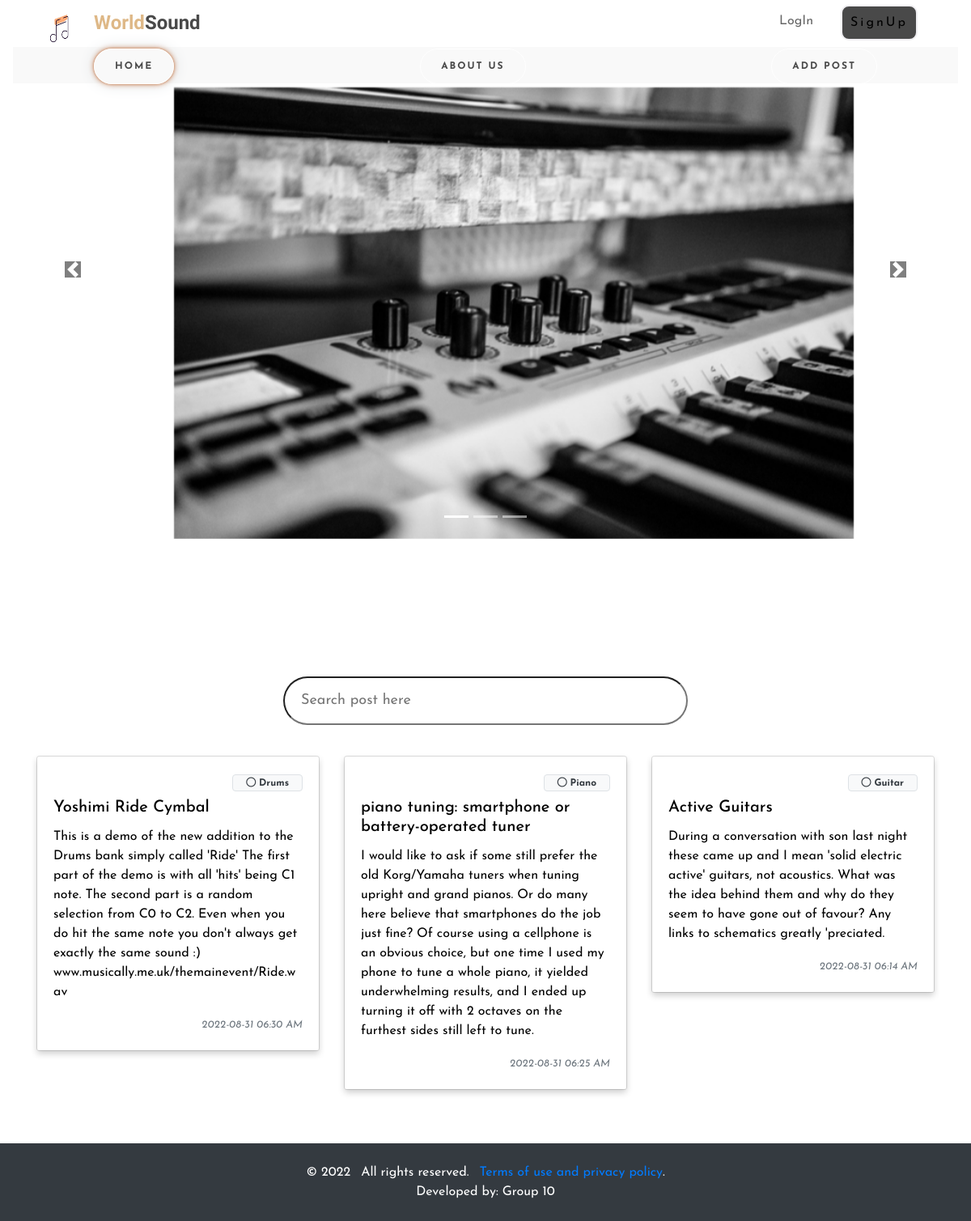
The page / on the database its author committed.
### tables this page shows
CREATE TABLE `post_tbl` (
  `id` int(11) NOT NULL,
  `user_id` int(11) NOT NULL,
  `category_id` int(11) NOT NULL,
  `title` varchar(50) NOT NULL,
  `content` text DEFAULT NULL,
  `status` tinyint(1) NOT NULL DEFAULT 0,
  `delete_flag` tinyint(1) NOT NULL,
  `created_at` timestamp NOT NULL DEFAULT current_timestamp(),
  `updated_at` timestamp NULL DEFAULT current_timestamp()
);

CREATE TABLE `category_tbl` (
  `id` int(11) NOT NULL,
  `name` varchar(30) NOT NULL,
  `description` varchar(100) NOT NULL,
  `status` tinyint(1) NOT NULL,
  `delete_flag` tinyint(1) NOT NULL,
  `created_at` timestamp NOT NULL DEFAULT current_timestamp(),
  `updated_at` timestamp NOT NULL DEFAULT current_timestamp()
);

### index.php (the view, shortened to what this page needs)
<?php
require 'config.php';
?>
<!DOCTYPE html>
<html lang="en">
<head>
    <link rel="stylesheet" href="css/bootstrap.min.css">
</head>
<body>
    <div class="wrapper">
      <?php
      if(isset($_SESSION['user_id'])){?>
        <nav class="navbar fixed-top">
          <div class="top_nav">
              <div class="left">
                <span><img src="images/sound.gif" height="80px" width="80px"></span>
                <div class="logo"><p><span>World</span>Sound</p></div>
              </div>
            <div class="right">
              <ul>
                <li class="nav-item dropdown">
                <a class="nav-link dropdown-toggle" href="#" id="navbarDropdownMenuLink" role="button" data-toggle="dropdown" aria-haspopup="true" aria-expanded="false">
                <?php
                  $query = mysqli_query($con,"SELECT * FROM user_tbl WHERE id='".$_SESSION['user_id']."'");
                  while($row = mysqli_fetch_assoc($query)){
                ?>
                  <img src="avatar_images/<?php echo $row['avatar'];?>" width="40" height="40" class="rounded-circle" />
                <?php }?>
                </a>
                <div class="dropdown-menu" aria-labelledby="navbarDropdownMenuLink">
                <a class="dropdown-item" href="#"><?php echo $_SESSION['username'];?></a>
                  <a class="dropdown-item" style="cursor:pointer" data-toggle="modal" data-target="#exampleModal">Edit Profile</a>
                  <a class="dropdown-item" href="logout.php">Log Out</a>
                </div>
                </li>
                </ul>
            </div>
          </div>
          <div class="bottom_nav">
            <ul>
              <li><a href="#" class="btn-active">Home</a></li>
              <li><a href="about.php">About Us</a></li>
              <li><a href="new-topic.php">Add Post</a></li>
            </ul>
          </div><br/>
        </nav>
      <?php }
      else{ ?>
        <nav class="navbar fixed-top">
        <div class="top_nav">
            <div class="left">
              <br>
              <span><img src="images/sound.gif" height="80px" width="80px"></span>
              <div class="logo"><p><span>World</span>Sound</p></div>
            </div>
          <div class="right">
            <ul>
              <li><a href="login.php" style="text-decoration:none;">LogIn</a></li>
              <li><a href="registration.php" style="text-decoration:none;">SignUp</a></li>
              </ul>
          </div>
        </div>
        <div class="bottom_nav">
          <ul>
            <li><a href="#" class="btn-active">Home</a></li>
            <li><a href="about.php">About Us</a></li>
            <li><a href="new-topic.php">Add Post</a></li>
          </ul>
        </div><br/>
      </nav>
      <?php }
      ?>
      <div id="demo" class="carousel slide" style="width: 100%" data-ride="carousel">
<ul class="carousel-indicators">
  <li data-target="#demo" data-slide-to="0" class="active"></li>
  <li data-target="#demo" data-slide-to="1"></li>
  <li data-target="#demo" data-slide-to="2"></li>
</ul>
<div class="carousel-inner">
  <div class="carousel-item active">
    <img src="images/background1.jpg" alt="Piano">
  </div>
</div>
<a class="carousel-control-prev" href="#demo" data-slide="prev">
  <span class="carousel-control-prev-icon" style="background-color: #000000;"></span>
</a>
<a class="carousel-control-next" href="#demo" data-slide="next">
  <span class="carousel-control-next-icon" style="background-color: #000000;"></span>
</a>
</div>
      <div class="container-fluid" style="margin-top: 170px;">
        <div class="search_wrap search_wrap_6">
          <div class="search_box">
            <input type="search" class="input" id="search" placeholder="Search post here">
            <div class="btn">
              &nbsp;&nbsp;&nbsp;&nbsp;<box-icon name='search'></box-icon>
            </div>
          </div>
        </div>
      </div>
    </div>
    <div class="container" id="livesearch" style="margin-bottom: 50px;">
      <div class="row">
        <?php
          $query =mysqli_query($con,"SELECT p.*, c.name as `category` FROM `post_tbl` p inner join category_tbl c on p.category_id = c.id where p.status = 1  and p.`delete_flag` = 0 order by abs(unix_timestamp(p.created_at)) desc");
                      while($row = mysqli_fetch_assoc($query)):
        ?>
          <div class="col-md-4">
            <div class="card zoom mb-3">
            <a href="post.php?id=<?php echo $row['id'];?>">
              <div class="card-body">
               <div class="text-right"><h6 class="badge badge-light border text-dark rounded-pill px-3"><i class="far fa-circle"></i> <?= $row['category'] ?></h6></div>
                <h5 class="card-title"><?= $row['title'] ?></h5>
                <p class="card-text"><?= strip_tags($row['content']) ?></p>
                <p class="card-text text-right font-italic"><small class="text-muted"><?= date("Y-m-d h:i A", strtotime($row['created_at'])) ?></small></p>
              </div>
            </a>
            </div>
          </div>
        <?php endwhile; ?>
      </div>
    </div>
      <footer class="medium bg-dark text-white">
        <div class="container py-4">
          <ul class="list-inline mb-0 text-center">
            <li class="list-inline-item">&copy; 2022</li>
            <li class="list-inline-item">All rights reserved.</li>
            <li class="list-inline-item"><a href="#">Terms of use and privacy policy</a>.</li>
          </ul>
          <ul class="list-inline mb-0 text-center">
          <li class="list-inline-item">Developed by: Group 10</li>
        </div>
      </footer>
</body>
</html>

### index.php (style rules this page uses)
* { margin: 0; padding: 0; box-sizing: border-box; list-style: none; text-decoration: none; font-family: "Josefin Sans", sans-serif; }
.wrapper .top_nav { margin-top: -15px; width: 100%; height: 65px; background: #fff; padding: 20px 50px 0px 20px; display: flex; justify-content: space-between; align-items: center; }
.wrapper .top_nav .left { display: flex; align-items: center; }
.wrapper .top_nav .left .logo p { font-size: 24px; font-weight: bold; color: #494949; font-family: "Mountains of Christmas", cursive; margin-right: 25px; }
.wrapper .top_nav .left .logo p span { color: burlywood; font-family: "Mountains of Christmas", cursive; }
.wrapper .top_nav .right ul { display: flex; }
.wrapper .top_nav .right ul li { margin: 0 12px; }
.wrapper .top_nav .right ul li:last-child { background: #494949; margin-right: 0; border: 2px solid #EFEEF1; border-radius: 10px; letter-spacing: 3px; }
.wrapper .top_nav .right ul li a { display: block; padding: 8px 10px; color: #666666; }
.wrapper .top_nav .right ul li:last-child a { color: black; }
.wrapper .bottom_nav { width: 100%; background: #f9f9f9; height: 45px; padding: 0 100px; }
.wrapper .bottom_nav ul { width: 100%; height: 45px; display: flex; justify-content: space-between; align-items: center; }
.wrapper .bottom_nav ul li a { color: #494949; letter-spacing: 2px; text-decoration: none; background: transparent; padding: 15px 25px; border-radius: 30px; font-weight: bold; transition: all 0.3s ease-in-out; border: 1px solid #fff; text-transform: uppercase; font-size: 12px; }
.btn-active { border: 0; box-shadow: 0 0 3px #CC885E, 0 0 7px #CC885E, 0 0 20px #dee2e6; }
.search_wrap { width: 500px; margin: 38px auto; }
.search_wrap .search_box { position: relative; width: 500px; height: 60px; }
.search_wrap .search_box .input { position: absolute; top: 0; left: 0; width: 100%; height: 100%; padding: 10px 20px; border-radius: 3px; font-size: 18px; }
.search_wrap .search_box .btn { position: absolute; top: 0; right: 0; width: 60px; height: 100%; background: #fff; z-index: 1; cursor: pointer; }
.search_wrap.search_wrap_6 .search_box .input { border-radius: 50px; }
.search_wrap.search_wrap_6 .search_box .btn { width: 125px; height: 45px; top: 8px; right: 5px; border-radius: 3px; color: #fff; display: flex; align-items: center; justify-content: center; }
.search_wrap.search_wrap_6 .search_box .btn { border-radius: 25px; }
.search_wrap.search_wrap_6 .search_box .input { padding-right: 145px; }
.zoom { transition: transform .5s; }
.card-body { box-shadow: 0 4px 8px 0 rgba(0,0,0,0.2); }
.container .row a { text-decoration: none; color: black; }
.wrapper .carousel-inner .carousel-item img { width: 70%; height: 20%; margin-top: 9%; margin-left: 215px; }

### rows shown on the page
post_tbl: category.name "Drums", title "Yoshimi Ride Cymbal", content "This is a demo of the new addition to the Drums bank simply called 'Ride' The first part of the demo is with all 'hits' being C1 note. The second part is a random selection from C0 to C2. Even when you do hit the same note you don't always get exactly the same sound :) www.musically.me.uk/themainevent/Ride.wav", created_at "2022-08-31 06:30 AM"
post_tbl: category.name "Piano", title "piano tuning: smartphone or battery-operated tuner", content "I would like to ask if some still prefer the old Korg/Yamaha tuners when tuning upright and grand pianos. Or do many here believe that smartphones do the job just fine? Of course using a cellphone is an obvious choice, but one time I used my phone to tune a whole piano, it yielded underwhelming results, and I ended up turning it off with 2 octaves on the furthest sides still left to tune.", created_at "2022-08-31 06:25 AM"
post_tbl: category.name "Guitar", title "Active Guitars", content "During a conversation with son last night these came up and I mean 'solid electric active' guitars, not acoustics. What was the idea behind them and why do they seem to have gone out of favour? Any links to schematics greatly 'preciated.", created_at "2022-08-31 06:14 AM"
